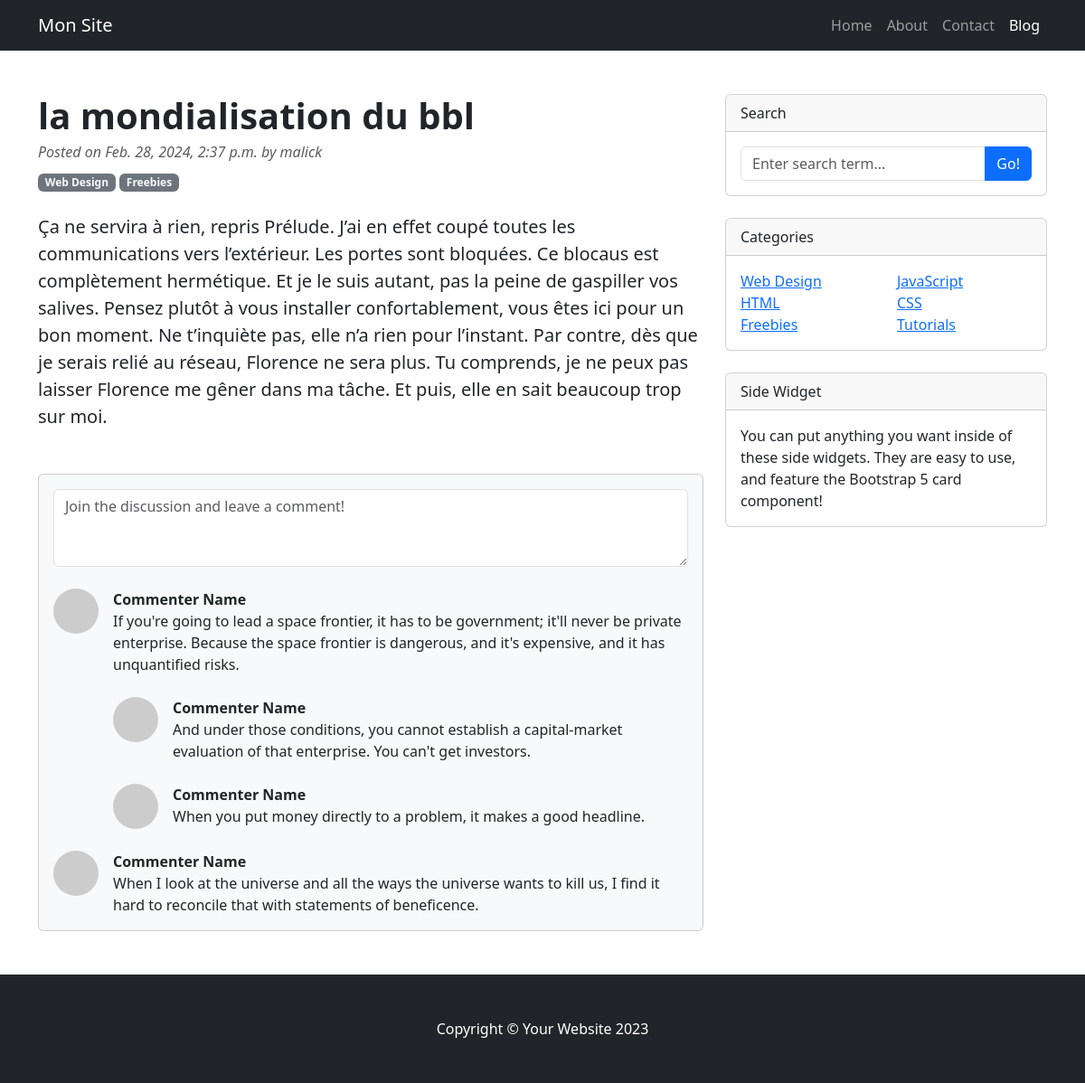
Screenshot of /c/ with the database file from the repository.
### account/models.py (models this page shows, shortened)
class Post(models.Model):
    STATUS_CHOICES = (
        ('draft', 'Draft'),
        ('published','Published'),
    )
    title = models.CharField(max_length=200)
    slug = models.SlugField(max_length=200)
    body = models.TextField()
    created = models.DateField(auto_now_add=True)
    updated = models.DateField(auto_now=True)
    status = models.CharField(choices=STATUS_CHOICES,
             default='draft', max_length=10)
    publish = models.DateTimeField(default=timezone.now())
    author = models.ForeignKey(User, on_delete=models.CASCADE,
                               related_name='posted')

### account/views.py (the view)
# urls.py: path('<slug>/',views.post_detail, name='post_detail'),
def post_detail(request, slug: str):
    post = get_object_or_404(Post,slug=slug)
    return render(request,'account/post/detail.html',{'post':post})

### account/templates/account/post/detail.html
{% extends "account/base.html" %}
{%block content%}
    <div class="container mt-5">
        <div class="row">
            <div class="col-lg-8">
                <article>
                    <header class="mb-4">
                        <h1 class="fw-bolder mb-1">{{post.title}}</h1>
                        <div class="text-muted fst-italic mb-2">Posted on {{post.publish}} by {{post.author.username}}</div>
                        <a class="badge bg-secondary text-decoration-none link-light" href="#!">Web Design</a>
                        <a class="badge bg-secondary text-decoration-none link-light" href="#!">Freebies</a>
                    </header>
                    <section class="mb-5">
                        <p class="fs-5 mb-4">{{post.body}}</p>
                    </section>
                </article>
                <section class="mb-5">
                    <div class="card bg-light">
                        <div class="card-body">
                            <form class="mb-4"><textarea class="form-control" rows="3" placeholder="Join the discussion and leave a comment!"></textarea></form>
                            <div class="d-flex mb-4">
                                <div class="flex-shrink-0"><img class="rounded-circle" src="https://dummyimage.com/50x50/ced4da/6c757d.jpg" alt="..." /></div>
                                <div class="ms-3">
                                    <div class="fw-bold">Commenter Name</div>
                                    If you're going to lead a space frontier, it has to be government; it'll never be private enterprise. Because the space frontier is dangerous, and it's expensive, and it has unquantified risks.
                                    <div class="d-flex mt-4">
                                        <div class="flex-shrink-0"><img class="rounded-circle" src="https://dummyimage.com/50x50/ced4da/6c757d.jpg" alt="..." /></div>
                                        <div class="ms-3">
                                            <div class="fw-bold">Commenter Name</div>
                                            And under those conditions, you cannot establish a capital-market evaluation of that enterprise. You can't get investors.
                                        </div>
                                    </div>
                                    <div class="d-flex mt-4">
                                        <div class="flex-shrink-0"><img class="rounded-circle" src="https://dummyimage.com/50x50/ced4da/6c757d.jpg" alt="..." /></div>
                                        <div class="ms-3">
                                            <div class="fw-bold">Commenter Name</div>
                                            When you put money directly to a problem, it makes a good headline.
                                        </div>
                                    </div>
                                </div>
                            </div>
                            <div class="d-flex">
                                <div class="flex-shrink-0"><img class="rounded-circle" src="https://dummyimage.com/50x50/ced4da/6c757d.jpg" alt="..." /></div>
                                <div class="ms-3">
                                    <div class="fw-bold">Commenter Name</div>
                                    When I look at the universe and all the ways the universe wants to kill us, I find it hard to reconcile that with statements of beneficence.
                                </div>
                            </div>
                        </div>
                    </div>
                </section>
            </div>
            <div class="col-lg-4">
                <div class="card mb-4">
                    <div class="card-header">Search</div>
                    <div class="card-body">
                        <div class="input-group">
                            <input class="form-control" type="text" placeholder="Enter search term..." aria-label="Enter search term..." aria-describedby="button-search" />
                            <button class="btn btn-primary" id="button-search" type="button">Go!</button>
                        </div>
                    </div>
                </div>
                <div class="card mb-4">
                    <div class="card-header">Categories</div>
                    <div class="card-body">
                        <div class="row">
                            <div class="col-sm-6">
                                <ul class="list-unstyled mb-0">
                                    <li><a href="#!">Web Design</a></li>
                                    <li><a href="#!">HTML</a></li>
                                    <li><a href="#!">Freebies</a></li>
                                </ul>
                            </div>
                            <div class="col-sm-6">
                                <ul class="list-unstyled mb-0">
                                    <li><a href="#!">JavaScript</a></li>
                                    <li><a href="#!">CSS</a></li>
                                    <li><a href="#!">Tutorials</a></li>
                                </ul>
                            </div>
                        </div>
                    </div>
                </div>
                <div class="card mb-4">
                    <div class="card-header">Side Widget</div>
                    <div class="card-body">You can put anything you want inside of these side widgets. They are easy to use, and feature the Bootstrap 5 card component!</div>
                </div>
            </div>
        </div>
    </div>
{%endblock content%}

### rows the page displays
Post: title "la mondialisation du bbl", publish "Feb. 28, 2024, 2:37 p.m.", author.username "malick", body "Ça ne servira à rien, repris Prélude. J’ai en effet coupé toutes les communications vers l’extérieur. Les portes sont bloquées. Ce blocaus est complètement hermétique. Et je le suis autant, pas la peine de gaspiller vos salives. Pensez plutôt à vous installer confortablement, vous êtes ici pour un bon moment. Ne t’inquiète pas, elle n’a rien pour l’instant. Par contre, dès que je serais relié au réseau, Florence ne sera plus. Tu comprends, je ne peux pas laisser Florence me gêner dans ma tâche. Et puis, elle en sait beaucoup trop sur moi."
